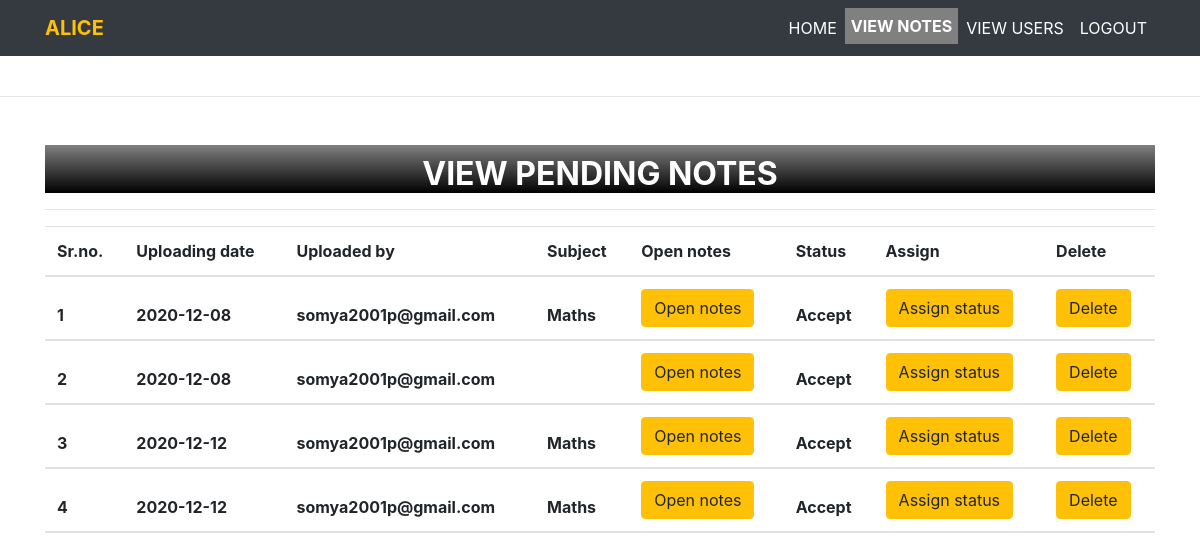
/accepted_notes/ (signed in), run on an earlier commit of the app's database.
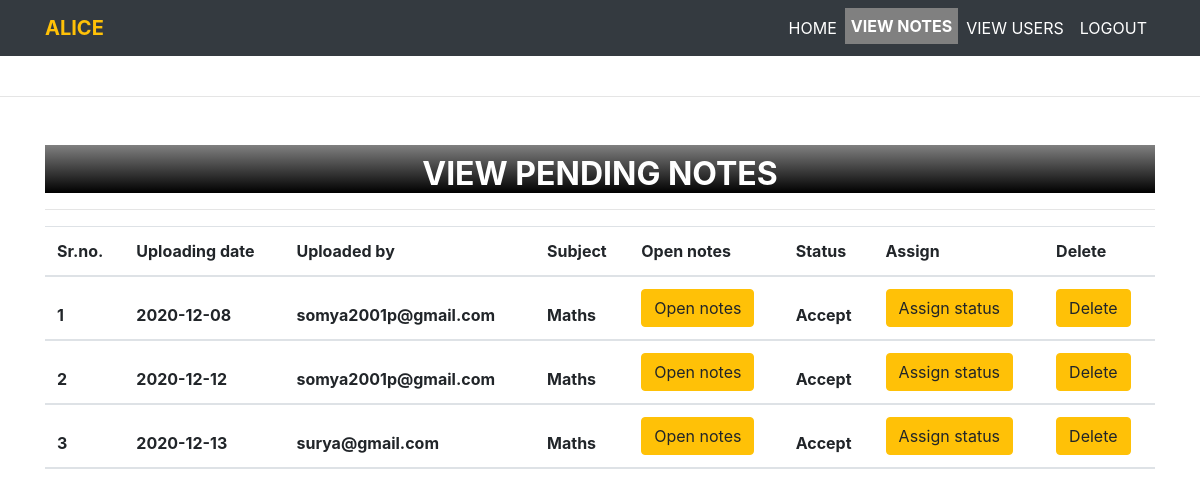
And on a later commit of the database.
### notes/models.py (models this page shows, shortened)
class Notes(models.Model):
    user = models.ForeignKey(User,on_delete=models.CASCADE,null=True)
    uploadingdate = models.CharField(max_length=10,null=True)
    branch = models.CharField(max_length=30,null=True)
    subject = models.CharField(max_length=30,null=True)
    notesfile = models.FileField(null=True)
    filetype = models.CharField(max_length=30,null=True)
    description = models.CharField(max_length=300,null=True)
    status = models.CharField(max_length=30,null=True)

### notes/views.py (the view)
# urls.py: path('accepted_notes/', accepted_notes, name='accepted_notes'),
def accepted_notes(request):
    if not request.user.is_authenticated:
        return redirect('login_admin')
    notes = Notes.objects.filter(status="Accept")
    d = {'notes':notes}
    return render(request, 'accepted_notes.html',d)

### notes/templates/accepted_notes.html (shortened to what this page needs)
{% extends 'admin_nav.html' %}
{% load static %}
{% block body %}
<center>
<div class="container mt-5">
    <h2 class="doabout text-center"></i><b>VIEW PENDING NOTES</b></h2>
    <hr>
    <table class="table table=bordered" id="example">
        <thead>
            <tr>
                <th>Sr.no.</th>
                <th>Uploading date</th>
                <th>Uploaded by</th>
                <th>Subject</th>
                <th>Open notes</th>
                <th>Status</th>
                <th>Assign</th>
                <th>Delete</th>
            </tr>
            {% for i in notes %}
            <tr>
                <th>{{ forloop.counter }}</th>
                <th>{{ i.uploadingdate }}</th>
                <th>{{ i.user.username }}</th>
                <th>{{ i.subject }}</th>
                <th><a href="{{ i.notesfile.url }}" class="btn btn-warning">Open notes</a></th>
                <th>{{ i.status }}</th>
                <th><a href="{% url 'assign_status' i.id %}" class="btn btn-warning" >Assign status</a></th>
                <th><a href="{% url 'delete_mynotes' i.id %}" class="btn btn-warning" onclick="return confirm('Do you really want to delete notes?')">Delete</a></th>
            </tr>
            {% endfor %}
        </thead>
    </table>
</div>
</center>
{% endblock %}

What changed in the data, as far as the page shows it:
removed Notes: uploadingdate "2020-12-08", user.username "somya2001p@gmail.com", status "Accept"
no longer on this page (row edited): Notes: uploadingdate "2020-12-12", user.username "somya2001p@gmail.com", subject "Maths", status "Accept"
added Notes: uploadingdate "2020-12-13", user.username "surya@gmail.com", subject "Maths", status "Accept"
